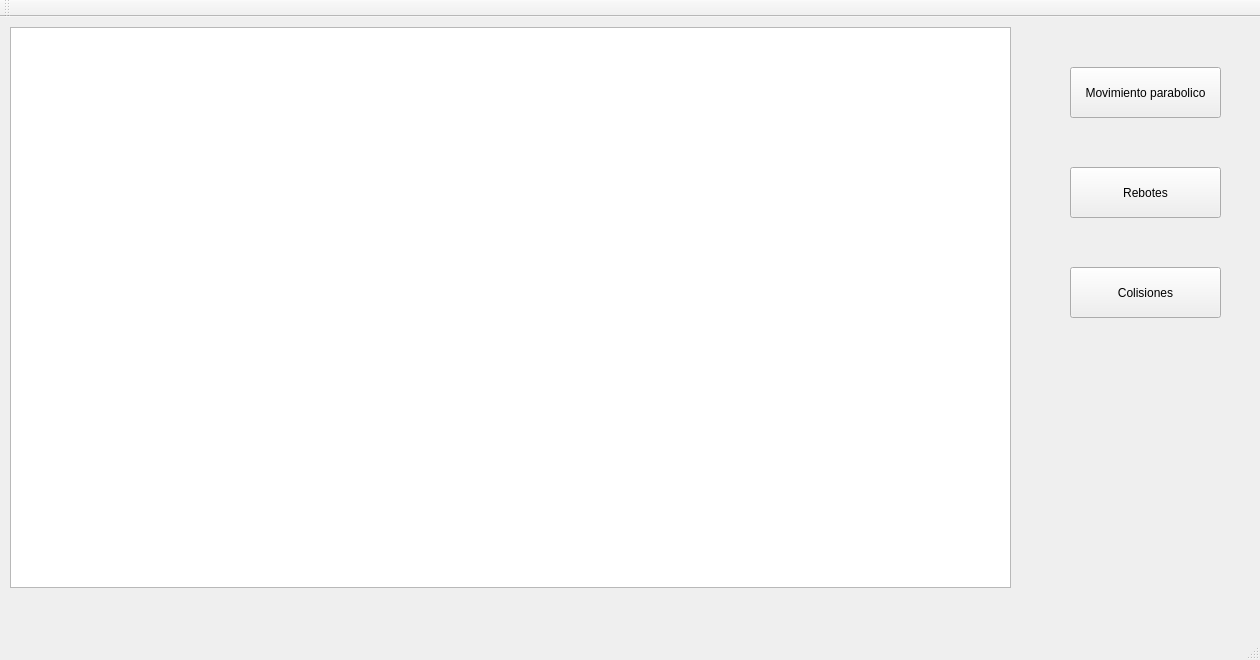
<?xml version="1.0" encoding="UTF-8"?>
<ui version="4.0">
 <class>MainWindow</class>
 <widget class="QMainWindow" name="MainWindow">
  <property name="geometry">
   <rect>
    <x>0</x>
    <y>0</y>
    <width>1260</width>
    <height>660</height>
   </rect>
  </property>
  <property name="windowTitle">
   <string>MainWindow</string>
  </property>
  <widget class="QWidget" name="centralWidget">
   <widget class="QGraphicsView" name="Fondo">
    <property name="geometry">
     <rect>
      <x>10</x>
      <y>10</y>
      <width>1001</width>
      <height>561</height>
     </rect>
    </property>
   </widget>
   <widget class="QPushButton" name="pushButton">
    <property name="geometry">
     <rect>
      <x>1070</x>
      <y>50</y>
      <width>151</width>
      <height>51</height>
     </rect>
    </property>
    <property name="text">
     <string>Movimiento parabolico</string>
    </property>
   </widget>
   <widget class="QPushButton" name="pushButton_3">
    <property name="geometry">
     <rect>
      <x>1070</x>
      <y>150</y>
      <width>151</width>
      <height>51</height>
     </rect>
    </property>
    <property name="text">
     <string>Rebotes</string>
    </property>
   </widget>
   <widget class="QPushButton" name="pushButton_4">
    <property name="geometry">
     <rect>
      <x>1070</x>
      <y>250</y>
      <width>151</width>
      <height>51</height>
     </rect>
    </property>
    <property name="text">
     <string>Colisiones</string>
    </property>
   </widget>
  </widget>
  <widget class="QMenuBar" name="menuBar">
   <property name="geometry">
    <rect>
     <x>0</x>
     <y>0</y>
     <width>1260</width>
     <height>20</height>
    </rect>
   </property>
  </widget>
  <widget class="QToolBar" name="mainToolBar">
   <attribute name="toolBarArea">
    <enum>TopToolBarArea</enum>
   </attribute>
   <attribute name="toolBarBreak">
    <bool>false</bool>
   </attribute>
  </widget>
  <widget class="QStatusBar" name="statusBar"/>
 </widget>
 <layoutdefault spacing="6" margin="11"/>
 <resources/>
 <connections/>
</ui>
